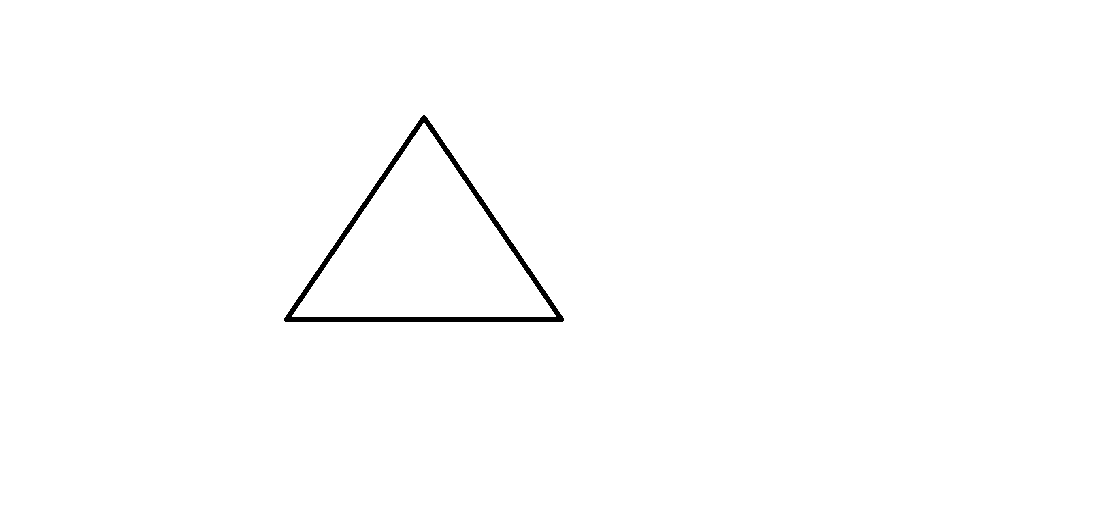
#> input picture get_pattern/images/test_parfect_sannkaku_1.png, 1095 x 518 px, given in place of the camera
$ python get_pattern.py
#> lines starting #> are read from the running program, lines starting #| are printed output that depends on the picture; after the words box and inside, x2 and y2 are one past the last pixel; in counts of white or black regions, pixels touching at a corner belong together
import cv2
import numpy as np
import json
import os
import datetime
from collections import deque

# ============================================================================
# === 設定パラメータ（ここの数値を変更してください） ===
# ============================================================================

# === 保存先ディレクトリ ===
output_dir = r"C:/Users/ysaka/programs/yosegi/Yosegyutto_maizuru/get_pattern/output/get_pattern"

# === 検出範囲設定 ===
DETECTION_RATIO = 0.6  # 検出範囲の比率 (0.2～1.0) 例: 0.6 = 画像中央の60%

# === 図形検出のフィルタリング閾値 ===
MIN_AREA = 500.0          # 最小面積（これより小さい図形は無視）
MAX_AREA = 200000.0       # 最大面積（これより大きい図形は無視）
MIN_EDGE_LENGTH = 30.0    # 最小辺長（これより短い辺を持つ図形は無視）

# === 正方形判定の許容誤差（数値を大きくすると判定が甘くなる） ===
EDGE_TOLERANCE = 0.15     # 辺の長さの許容誤差 (0.15 = 15%) ※大きくすると歪んだ正方形も検出
DIAG_TOLERANCE = 0.15     # 対角線の長さの許容誤差 (0.15 = 15%)
ANGLE_TOLERANCE = 10      # 角度の許容誤差（度） 直角 ± この値 ※大きくすると角度が甘くなる

# === 前処理パラメータ（線検出の感度調整） ===
MEDIAN_BLUR_SIZE = 5      # メディアンフィルタのサイズ（奇数: 3, 5, 7, ...）大きいほどノイズ除去強
ADAPTIVE_BLOCK_SIZE = 15  # 適応的二値化のブロックサイズ（奇数: 9, 11, 13, ...）大きいほど太い線に対応
ADAPTIVE_C = 3            # 適応的二値化の定数 ※小さくすると検出が甘く（線が見えやすく）なる

# === 輪郭近似の精度（途切れ対策） ===
APPROX_EPSILON = 0.015    # 輪郭近似の係数 (0.01～0.03推奨) ※小さいほど細かく検出、大きいほど滑らか

# === とぎれとぎれ対策: 時間的安定化 ===
STABILITY_FRAMES = 5      # 安定化フレーム数（この回数連続で検出されたら表示）
TRACKING_THRESHOLD = 50   # 図形追跡の距離閾値（ピクセル）同一図形と判定する最大距離

# === モルフォロジー処理（線の連結強化） ===
MORPH_CLOSE_ITERATIONS = 3  # クロージング反復回数 ※大きいほど途切れた線を連結
MORPH_OPEN_ITERATIONS = 1   # オープニング反復回数

# ============================================================================

os.makedirs(output_dir, exist_ok=True)


class ShapeTracker:
    """図形の時間的追跡を行うクラス（とぎれとぎれ対策）"""
    def __init__(self, stability_frames=5, tracking_threshold=50):
        self.stability_frames = stability_frames
        self.tracking_threshold = tracking_threshold
        self.tracked_shapes = []  # [(shape_data, center, consecutive_count), ...]

    def update(self, detected_shapes):
        """
        検出された図形を追跡し、安定した図形のみを返す
        """
        new_tracked = []
        stable_shapes = []

        for shape in detected_shapes:
            center = self._get_center(shape['vertices'])
            matched = False

            # 既存の追跡図形とマッチング
            for i, (tracked_shape, tracked_center, count) in enumerate(self.tracked_shapes):
                dist = np.linalg.norm(np.array(center) - np.array(tracked_center))

                if dist < self.tracking_threshold:
                    # マッチした: カウントアップ
                    new_count = count + 1
                    new_tracked.append((shape, center, new_count))

                    # 安定化閾値を超えたら出力
                    if new_count >= self.stability_frames:
                        stable_shapes.append(shape)

                    matched = True
                    self.tracked_shapes.pop(i)
                    break

            # 新規検出
            if not matched:
                new_tracked.append((shape, center, 1))

        self.tracked_shapes = new_tracked
        return stable_shapes

    def _get_center(self, vertices):
        """頂点リストから中心座標を計算"""
        vertices_array = np.array(vertices).reshape(-1, 2)
        return tuple(np.mean(vertices_array, axis=0))


def preprocess_for_black_lines(img):
    """
    黒い線を検出するための前処理（強化版）
    """
    gray = cv2.cvtColor(img, cv2.COLOR_BGR2GRAY)
    gray = cv2.medianBlur(gray, MEDIAN_BLUR_SIZE)

    binary = cv2.adaptiveThreshold(
        gray, 255,
        cv2.ADAPTIVE_THRESH_GAUSSIAN_C,
        cv2.THRESH_BINARY_INV,
        blockSize=ADAPTIVE_BLOCK_SIZE,
        C=ADAPTIVE_C
    )

    # モルフォロジー処理を強化（線の連結を改善）
    kernel = cv2.getStructuringElement(cv2.MORPH_RECT, (3, 3))
    binary = cv2.morphologyEx(binary, cv2.MORPH_CLOSE, kernel, iterations=MORPH_CLOSE_ITERATIONS)
    binary = cv2.morphologyEx(binary, cv2.MORPH_OPEN, kernel, iterations=MORPH_OPEN_ITERATIONS)

    return binary


def classify_shape(vertices):
    """
    頂点座標から図形を分類
    返り値: ("triangle" | "square" | None)
    """
    num_vertices = len(vertices)

    if num_vertices == 3:
        return "triangle"

    elif num_vertices == 4:
        edges = []
        for i in range(4):
            p1 = vertices[i]
            p2 = vertices[(i + 1) % 4]
            length = np.linalg.norm(np.array(p1) - np.array(p2))
            edges.append(length)

        diag1 = np.linalg.norm(np.array(vertices[0]) - np.array(vertices[2]))
        diag2 = np.linalg.norm(np.array(vertices[1]) - np.array(vertices[3]))

        angles = []
        for i in range(4):
            v1 = np.array(vertices[(i - 1) % 4]) - np.array(vertices[i])
            v2 = np.array(vertices[(i + 1) % 4]) - np.array(vertices[i])
            cos_angle = np.dot(v1, v2) / (np.linalg.norm(v1) * np.linalg.norm(v2) + 1e-6)
            angle_deg = np.degrees(np.arccos(np.clip(cos_angle, -1.0, 1.0)))
            angles.append(angle_deg)

        max_edge = max(edges)
        min_edge = min(edges)
        edges_similar = (max_edge - min_edge) / max_edge < EDGE_TOLERANCE
        diags_similar = abs(diag1 - diag2) / max(diag1, diag2) < DIAG_TOLERANCE
        right_angles = all(90 - ANGLE_TOLERANCE <= angle <= 90 + ANGLE_TOLERANCE for angle in angles)

        if edges_similar and diags_similar and right_angles:
            return "square"
        else:
            return None

    return None


def detect_shapes_realtime(img, tracker, draw_overlay=True, detection_ratio=0.6):
    """
    リアルタイムで図形を検出し、安定化してオーバーレイ表示
    """
    display_img = img.copy()
    h, w = img.shape[:2]

    # 検出範囲を計算（中央を基準に）
    detection_w = int(w * detection_ratio)
    detection_h = int(h * detection_ratio)
    x1 = (w - detection_w) // 2
    y1 = (h - detection_h) // 2
    x2 = x1 + detection_w
    y2 = y1 + detection_h

    # 検出範囲の枠を描画
    if draw_overlay:
        # 外側を暗くする
        mask = np.zeros((h, w, 3), dtype=np.uint8)
        cv2.rectangle(mask, (x1, y1), (x2, y2), (255, 255, 255), -1)
        mask_inv = cv2.bitwise_not(mask)
        darkened = cv2.addWeighted(display_img, 0.4, mask_inv, 0.6, 0)
        display_img = cv2.bitwise_and(display_img, mask) + cv2.bitwise_and(darkened, mask_inv)

        # 検出範囲の枠線
        cv2.rectangle(display_img, (x1, y1), (x2, y2), (0, 255, 255), 3)
        label = f"Detection Area ({detection_ratio*100:.0f}%)"
        cv2.putText(display_img, label, (x1 + 10, y1 - 10),
                   cv2.FONT_HERSHEY_SIMPLEX, 0.6, (0, 255, 255), 2)

    # 検出範囲内の画像のみを処理
    roi = img[y1:y2, x1:x2]
    binary = preprocess_for_black_lines(roi)

    contours, _ = cv2.findContours(binary, cv2.RETR_EXTERNAL, cv2.CHAIN_APPROX_SIMPLE)

    detected_shapes = []

    for cnt in contours:
        area = cv2.contourArea(cnt)

        if area < MIN_AREA or area > MAX_AREA:
            continue

        # 輪郭近似の精度を調整可能に
        epsilon = APPROX_EPSILON * cv2.arcLength(cnt, True)
        approx = cv2.approxPolyDP(cnt, epsilon, True)

        # 元画像座標系に戻す
        approx_shifted = approx + np.array([x1, y1])
        vertices = approx_shifted.reshape(-1, 2).tolist()
        num_vertices = len(vertices)

        if num_vertices not in [3, 4]:
            continue

        all_edges_valid = True
        for i in range(num_vertices):
            p1 = vertices[i]
            p2 = vertices[(i + 1) % num_vertices]
            edge_len = np.linalg.norm(np.array(p1) - np.array(p2))
            if edge_len < MIN_EDGE_LENGTH:
                all_edges_valid = False
                break

        if not all_edges_valid:
            continue

        shape_type = classify_shape(vertices)

        if shape_type is None:
            continue

        detected_shapes.append({
            "type": shape_type,
            "vertices": [int(coord) for point in vertices for coord in point],
            "contour_shifted": approx_shifted
        })

    # 安定化処理
    stable_shapes = tracker.update(detected_shapes)

    # 描画とデータ整形
    shapes_data = {"triangles": [], "squares": []}  # 複数形に変更
    id_counters = {"triangle": 1, "square": 1}
    detection_count = {"triangle": 0, "square": 0, "total": 0}

    for shape in stable_shapes:
        shape_type = shape['type']
        shape_id = f"{shape_type.capitalize()}{id_counters[shape_type]}"
        id_counters[shape_type] += 1
        detection_count[shape_type] += 1
        detection_count["total"] += 1

        # JSONデータは複数形のキーに格納
        json_key = "triangles" if shape_type == "triangle" else "squares"
        shapes_data[json_key].append({
            "id": shape_id,
            "vertices": shape['vertices']
        })

        if draw_overlay:
            # 図形の種類で色分け
            if shape_type == "triangle":
                color = (0, 255, 0)  # 緑
            else:  # square
                color = (255, 0, 0)  # 青

            # 輪郭を描画
            approx_np = shape['contour_shifted'].reshape(-1, 1, 2)
            cv2.polylines(display_img, [approx_np], True, color, 3)

            # IDラベルを描画
            vertices_array = np.array(shape['vertices']).reshape(-1, 2)
            cx = int(np.mean(vertices_array[:, 0]))
            cy = int(np.mean(vertices_array[:, 1]))

            text = shape_id
            font = cv2.FONT_HERSHEY_SIMPLEX
            font_scale = 0.7
            thickness = 2

            (text_width, text_height), _ = cv2.getTextSize(text, font, font_scale, thickness)
            text_x = cx - text_width // 2
            text_y = cy + text_height // 2

            # 背景の矩形
            cv2.rectangle(display_img,
                        (text_x - 5, text_y - text_height - 5),
                        (text_x + text_width + 5, text_y + 5),
                        (255, 255, 255), -1)

            # テキスト
            cv2.putText(display_img, text, (text_x, text_y),
                       font, font_scale, color, thickness)

    return display_img, shapes_data, detection_count


def draw_info_panel(img, detection_count, tracking_count):
    """
    画面上部に検出情報パネルを描画
    """
    panel_height = 100
    panel = np.zeros((panel_height, img.shape[1], 3), dtype=np.uint8)
    panel[:] = (40, 40, 40)

    font = cv2.FONT_HERSHEY_SIMPLEX

    # タイトル
    cv2.putText(panel, "Real-time Shape Detection (Stabilized)", (10, 25),
               font, 0.7, (255, 255, 255), 2)

    # 検出数表示
    info_text = f"Stable: {detection_count['total']}  |  Triangles: {detection_count['triangle']}  |  Squares: {detection_count['square']}"
    cv2.putText(panel, info_text, (10, 55),
               font, 0.6, (0, 255, 255), 1)

    # 追跡情報
    track_text = f"Tracking: {tracking_count} shapes  |  Stability: {STABILITY_FRAMES} frames"
    cv2.putText(panel, track_text, (10, 80),
               font, 0.5, (150, 150, 150), 1)

    return np.vstack([panel, img])


def main():
    cap = cv2.VideoCapture(1, cv2.CAP_DSHOW)
    cap.set(cv2.CAP_PROP_FRAME_WIDTH, 720)
    cap.set(cv2.CAP_PROP_FRAME_HEIGHT, 720)
    cap.set(cv2.CAP_PROP_FPS, 30)

    if not cap.isOpened():
        print("カメラを開けませんでした")
        return

    print("=" * 70)
    print("リアルタイム図形検出プログラム（安定化版 v2.0）")
    print("=" * 70)
    print("【現在の設定】")
    print(f"  検出範囲: {DETECTION_RATIO*100:.0f}% (中央)")
    print(f"  最小面積: {MIN_AREA} / 最大面積: {MAX_AREA} / 最小辺長: {MIN_EDGE_LENGTH}")
    print(f"  正方形判定: 辺誤差±{EDGE_TOLERANCE*100:.0f}% / 角度誤差±{ANGLE_TOLERANCE}°")
    print(f"  安定化: {STABILITY_FRAMES}フレーム連続検出で表示")
    print("-" * 70)
    print("【操作方法】")
    print("  sキー      : 現在の検出結果を保存")
    print("  dキー      : 検出オーバーレイのON/OFF切り替え")
    print("  +/-キー    : 検出範囲の拡大/縮小")
    print("  qキー/ESC  : 終了")
    print("=" * 70)
    print("※パラメータを変更したい場合は、コード冒頭の")
    print("  「設定パラメータ」セクションの数値を編集してください")
    print("=" * 70)
    print("検出中... (緑=三角形, 青=正方形, 黄色枠=検出範囲)")
    print("※とぎれとぎれ対策: 安定した図形のみ表示されます")
    print()

    overlay_enabled = True
    detection_ratio = DETECTION_RATIO

    # 図形追跡オブジェクト
    tracker = ShapeTracker(
        stability_frames=STABILITY_FRAMES,
        tracking_threshold=TRACKING_THRESHOLD
    )

    while True:
        ret, frame = cap.read()
#> frame is the input picture: shape (518, 1095, 3); 99.3% white; 1 black region, box (x1, y1, x2, y2) and area: (284, 115, 564, 322) 3826
        if not ret:
            print("フレームを取得できませんでした")
            break

        # リアルタイム検出
        display_img, shapes_data, detection_count = detect_shapes_realtime(
            frame, tracker, draw_overlay=overlay_enabled, detection_ratio=detection_ratio
        )
#> in detect_shapes_realtime, `cv2.rectangle(mask, (x1, y1), (x2, y2), (255, 255, 255), -1)`:
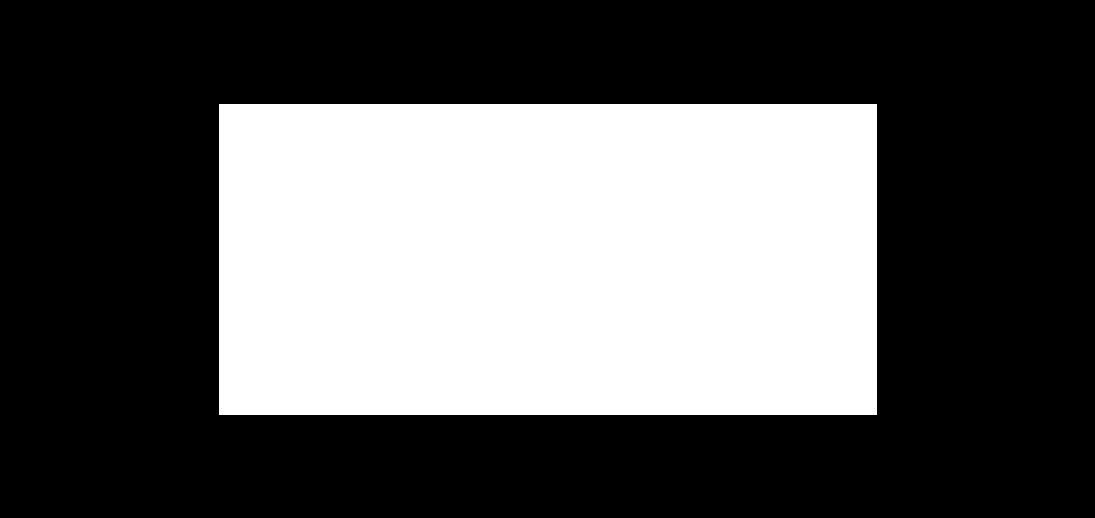
#> mask: shape (518, 1095, 3); 36.1% white; 1 white region, box (x1, y1, x2, y2) and area: (219, 104, 877, 415) 204638
#> in detect_shapes_realtime, `darkened = cv2.addWeighted(display_img, 0.4, mask_inv, 0.6, 0)`:
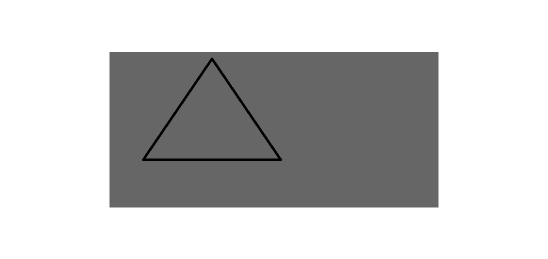
#> darkened: shape (518, 1095, 3) (shown at 1/2 size); min 0, max 255, mean 199.1
#> in detect_shapes_realtime, `roi = img[y1:y2, x1:x2]`:
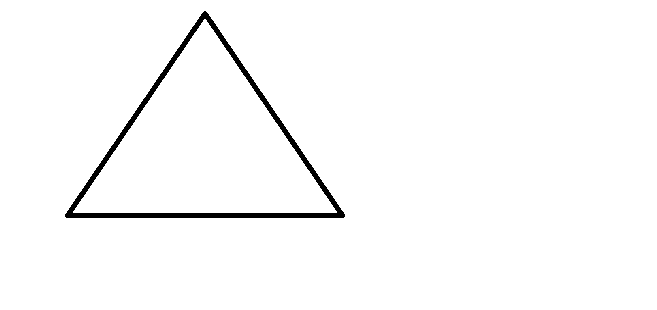
#> roi: shape (310, 657, 3); 98.1% white; 1 black region, box (x1, y1, x2, y2) and area: (65, 11, 345, 218) 3826
#> in detect_shapes_realtime, `contours, _ = cv2.findContours(binary, cv2.RETR_EXTERNAL, cv2.CHAIN_AP..`: contours = 1 contour; box (x1, y1, x2, y2) and area: (66, 12, 344, 218) 29350
#> the loop in detect_shapes_realtime, `for cnt in contours:` made 1 pass
#> (area, epsilon, approx, vertices, shape_type) on pass 1: (29350, 12.03, [[66, 213], [343, 216], [206, 12]], [[285, 317], [562, 320], [425, 116]], 'triangle')
#> after the loop in detect_shapes_realtime, `for cnt in contours:`: detected_shapes = 1 item
#> the loop in update, `for shape in detected_shapes:` made 1 pass
#> (vertices_array in _get_center, center) on pass 1: ([[285, 317], [562, 320], [425, 116]], (424, 251))
#> after the loop in update, `for shape in detected_shapes:`: self.tracked_shapes = []
#> in update, `self.tracked_shapes = new_tracked`: self.tracked_shapes = 1 item
#> in detect_shapes_realtime, `stable_shapes = tracker.update(detected_shapes)`: stable_shapes = []
#> after the loop in detect_shapes_realtime, `for shape in stable_shapes:`: detection_count = {'triangle': 0, 'square': 0, 'total': 0}; id_counters = {'triangle': 1, 'square': 1}
#> shapes_data = {'triangles': [], 'squares': []}; detection_count = {'triangle': 0, 'square': 0, 'total': 0}

        # 情報パネルを追加
        tracking_count = len(tracker.tracked_shapes)
#> tracking_count = 1
        display_img = draw_info_panel(display_img, detection_count, tracking_count)
#> in draw_info_panel, `font = cv2.FONT_HERSHEY_SIMPLEX`: font = 0
#> in draw_info_panel, `cv2.putText(panel, "Real-time Shape Detection (Stabilized)", (10, 25),..`:
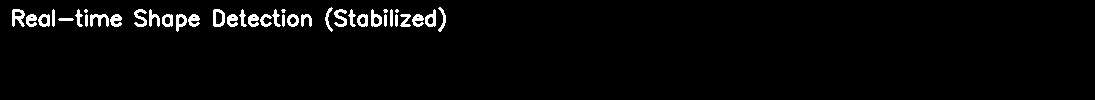
#> panel: shape (100, 1095, 3); values 40 (black) and 255 (white), 2.8% white; 39 white regions (4 under 20 px), largest, box (x1, y1, x2, y2) and area: (12, 9, 25, 27) 142, (90, 14, 109, 27) 135, (213, 9, 225, 27) 130
#> in draw_info_panel, `cv2.putText(panel, track_text, (10, 80), font, 0.5, (150, 150, 150), 1)`:
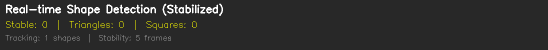
#> panel: shape (100, 1095, 3) (shown at 1/2 size); mean of channels 0, 1, 2 46.4, 48, 48; drawn as B, G, R
#> in draw_info_panel, `return np.vstack([panel, img])`:
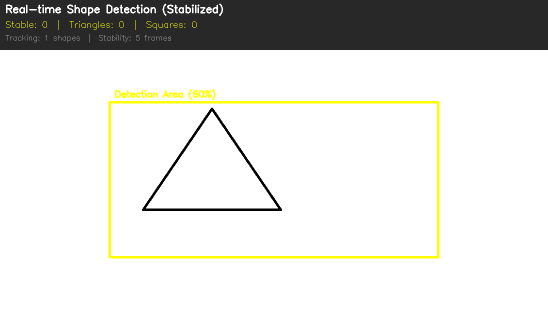
#> returned value: shape (618, 1095, 3) (shown at 1/2 size); mean of channels 0, 1, 2 215.6, 220.1, 220.1; drawn as B, G, R

        # 画面下部に操作ガイドを表示
        guide_text = f"[ S: Save | D: Toggle | +/-: Area({detection_ratio*100:.0f}%) | Q: Quit ]"
        cv2.putText(display_img, guide_text, (10, display_img.shape[0] - 15),
                   cv2.FONT_HERSHEY_SIMPLEX, 0.5, (200, 200, 200), 1)
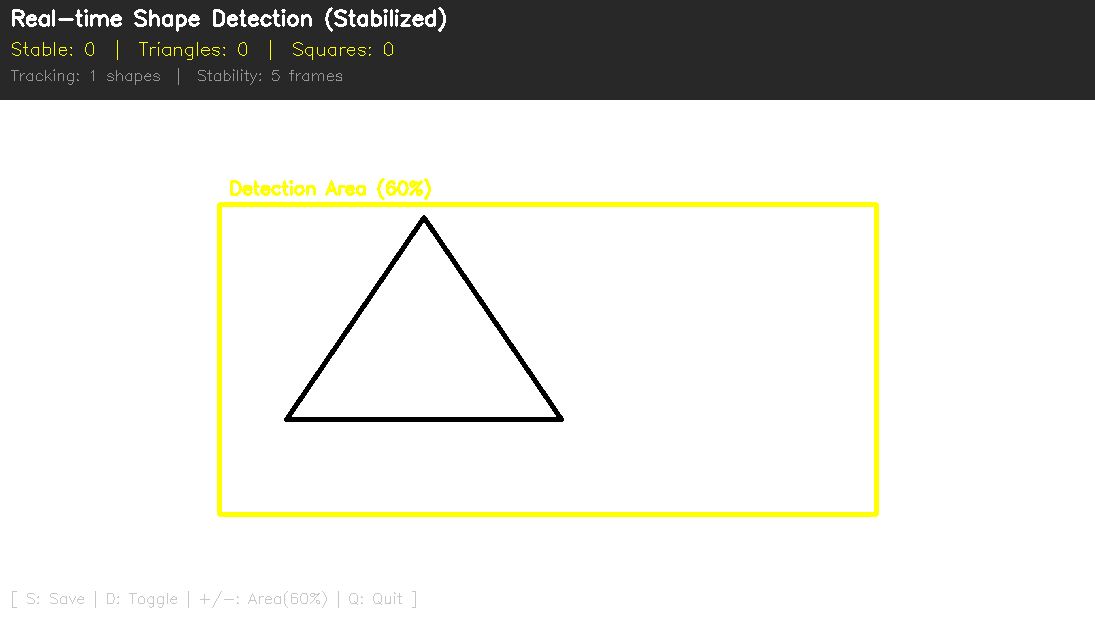
#> display_img: shape (618, 1095, 3); 0.11% of pixels changed, all inside (x1, y1, x2, y2) = (12, 591, 416, 608)

        cv2.imshow("Real-time Shape Detection", display_img)

        key = cv2.waitKey(1) & 0xFF
#> (key q is pressed here)

        if key in [ord('q'), 27]:
            print("\n終了します。")
            break

        elif key == ord('s'):
            timestamp = datetime.datetime.now().strftime("%Y%m%d_%H%M%S")

            img_path = os.path.join(output_dir, f"realtime_{timestamp}.png")
            json_path = os.path.join(output_dir, f"realtime_{timestamp}.json")

            cv2.imwrite(img_path, display_img)
            with open(json_path, "w", encoding="utf-8") as f:
                json.dump(shapes_data, f, indent=2, ensure_ascii=False)

            print(f"\n[保存完了] {timestamp}")
            print(f"  画像: {img_path}")
            print(f"  JSON: {json_path}")
            print(f"  検出数: {detection_count['total']}個 "
                  f"(三角形:{detection_count['triangle']}, "
                  f"正方形:{detection_count['square']})\n")

        elif key == ord('d'):
            overlay_enabled = not overlay_enabled
            status = "ON" if overlay_enabled else "OFF"
            print(f"検出オーバーレイ: {status}")

        elif key == ord('+') or key == ord('='):
            detection_ratio = min(1.0, detection_ratio + 0.05)
            print(f"検出範囲: {detection_ratio*100:.0f}%")

        elif key == ord('-') or key == ord('_'):
            detection_ratio = max(0.2, detection_ratio - 0.05)
            print(f"検出範囲: {detection_ratio*100:.0f}%")

    cap.release()
    cv2.destroyAllWindows()


if __name__ == "__main__":
    main()
